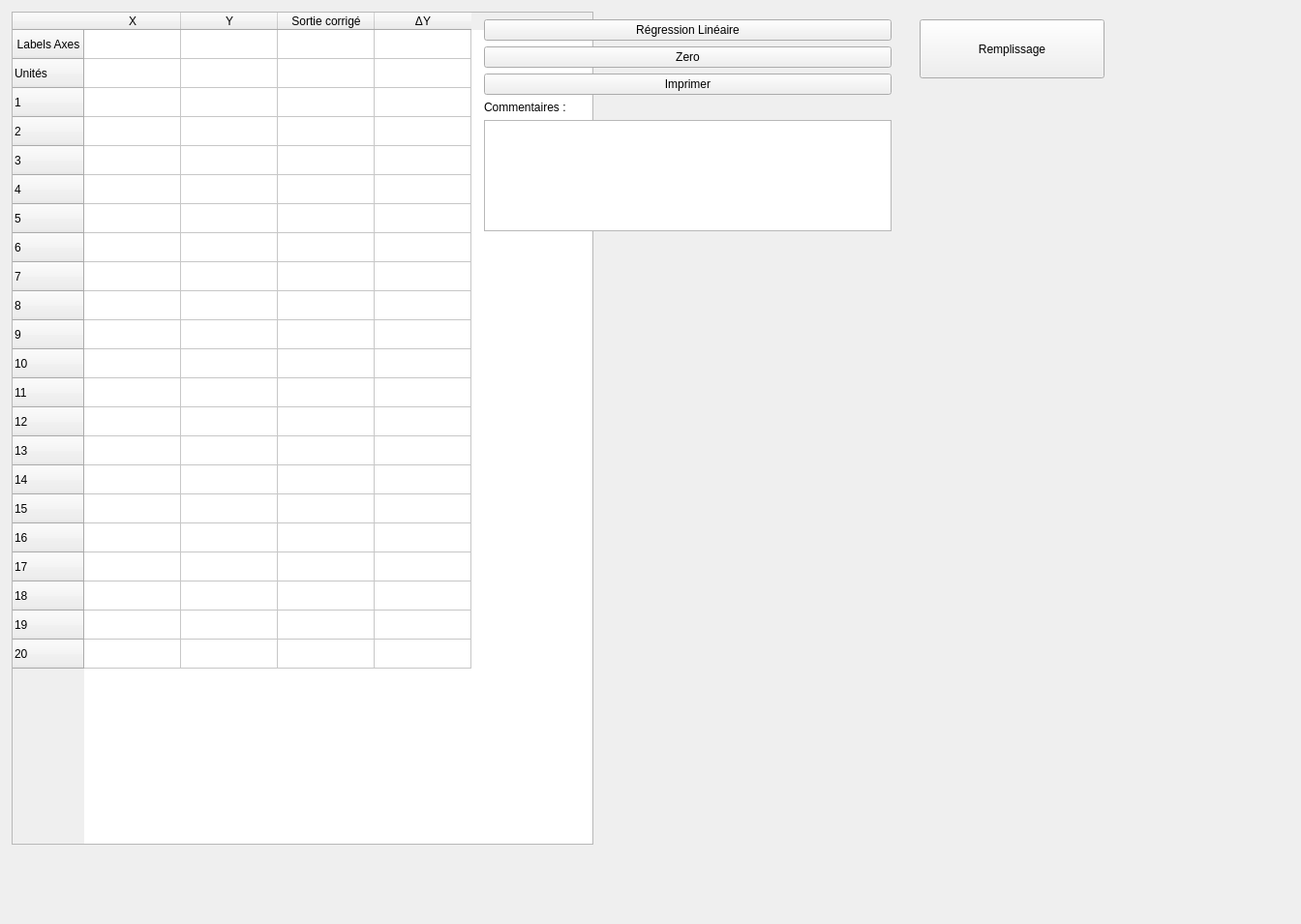
<?xml version="1.0" encoding="UTF-8"?>
<ui version="4.0">
 <class>MainWindow</class>
 <widget class="QMainWindow" name="MainWindow">
  <property name="geometry">
   <rect>
    <x>0</x>
    <y>0</y>
    <width>1344</width>
    <height>955</height>
   </rect>
  </property>
  <property name="windowTitle">
   <string>MainWindow</string>
  </property>
  <widget class="QWidget" name="centralwidget">
   <widget class="QTableWidget" name="tableWidget_data">
    <property name="geometry">
     <rect>
      <x>12</x>
      <y>12</y>
      <width>601</width>
      <height>861</height>
     </rect>
    </property>
    <row>
     <property name="text">
      <string>Labels Axes</string>
     </property>
     <property name="textAlignment">
      <set>AlignCenter</set>
     </property>
    </row>
    <row>
     <property name="text">
      <string>Unités</string>
     </property>
    </row>
    <row>
     <property name="text">
      <string>1</string>
     </property>
    </row>
    <row>
     <property name="text">
      <string>2</string>
     </property>
    </row>
    <row>
     <property name="text">
      <string>3</string>
     </property>
    </row>
    <row>
     <property name="text">
      <string>4</string>
     </property>
    </row>
    <row>
     <property name="text">
      <string>5</string>
     </property>
    </row>
    <row>
     <property name="text">
      <string>6</string>
     </property>
    </row>
    <row>
     <property name="text">
      <string>7</string>
     </property>
    </row>
    <row>
     <property name="text">
      <string>8</string>
     </property>
    </row>
    <row>
     <property name="text">
      <string>9</string>
     </property>
    </row>
    <row>
     <property name="text">
      <string>10</string>
     </property>
    </row>
    <row>
     <property name="text">
      <string>11</string>
     </property>
    </row>
    <row>
     <property name="text">
      <string>12</string>
     </property>
    </row>
    <row>
     <property name="text">
      <string>13</string>
     </property>
    </row>
    <row>
     <property name="text">
      <string>14</string>
     </property>
    </row>
    <row>
     <property name="text">
      <string>15</string>
     </property>
    </row>
    <row>
     <property name="text">
      <string>16</string>
     </property>
    </row>
    <row>
     <property name="text">
      <string>17</string>
     </property>
    </row>
    <row>
     <property name="text">
      <string>18</string>
     </property>
    </row>
    <row>
     <property name="text">
      <string>19</string>
     </property>
    </row>
    <row>
     <property name="text">
      <string>20</string>
     </property>
    </row>
    <column>
     <property name="text">
      <string>X</string>
     </property>
    </column>
    <column>
     <property name="text">
      <string>Y</string>
     </property>
    </column>
    <column>
     <property name="text">
      <string>Sortie corrigé</string>
     </property>
    </column>
    <column>
     <property name="text">
      <string>ΔY</string>
     </property>
    </column>
   </widget>
   <widget class="QWidget" name="graph_layout" native="true">
    <property name="geometry">
     <rect>
      <x>500</x>
      <y>250</y>
      <width>851</width>
      <height>491</height>
     </rect>
    </property>
   </widget>
   <widget class="QPushButton" name="pushButton_remplissage">
    <property name="geometry">
     <rect>
      <x>950</x>
      <y>20</y>
      <width>191</width>
      <height>61</height>
     </rect>
    </property>
    <property name="text">
     <string>Remplissage</string>
    </property>
   </widget>
   <widget class="QWidget" name="layoutWidget">
    <property name="geometry">
     <rect>
      <x>500</x>
      <y>20</y>
      <width>421</width>
      <height>219</height>
     </rect>
    </property>
    <layout class="QVBoxLayout" name="verticalLayout_2">
     <item>
      <layout class="QVBoxLayout" name="verticalLayout">
       <item>
        <widget class="QPushButton" name="pushButton_droitereg">
         <property name="text">
          <string>Régression Linéaire</string>
         </property>
        </widget>
       </item>
       <item>
        <widget class="QPushButton" name="pushButton_zero">
         <property name="text">
          <string>Zero</string>
         </property>
        </widget>
       </item>
       <item>
        <widget class="QPushButton" name="pushButton_print">
         <property name="text">
          <string>Imprimer</string>
         </property>
        </widget>
       </item>
      </layout>
     </item>
     <item>
      <widget class="QLabel" name="label">
       <property name="text">
        <string>Commentaires :</string>
       </property>
      </widget>
     </item>
     <item>
      <widget class="QTextEdit" name="textEdit_commentaires">
       <property name="enabled">
        <bool>true</bool>
       </property>
      </widget>
     </item>
    </layout>
   </widget>
  </widget>
 </widget>
 <resources/>
 <connections/>
</ui>
